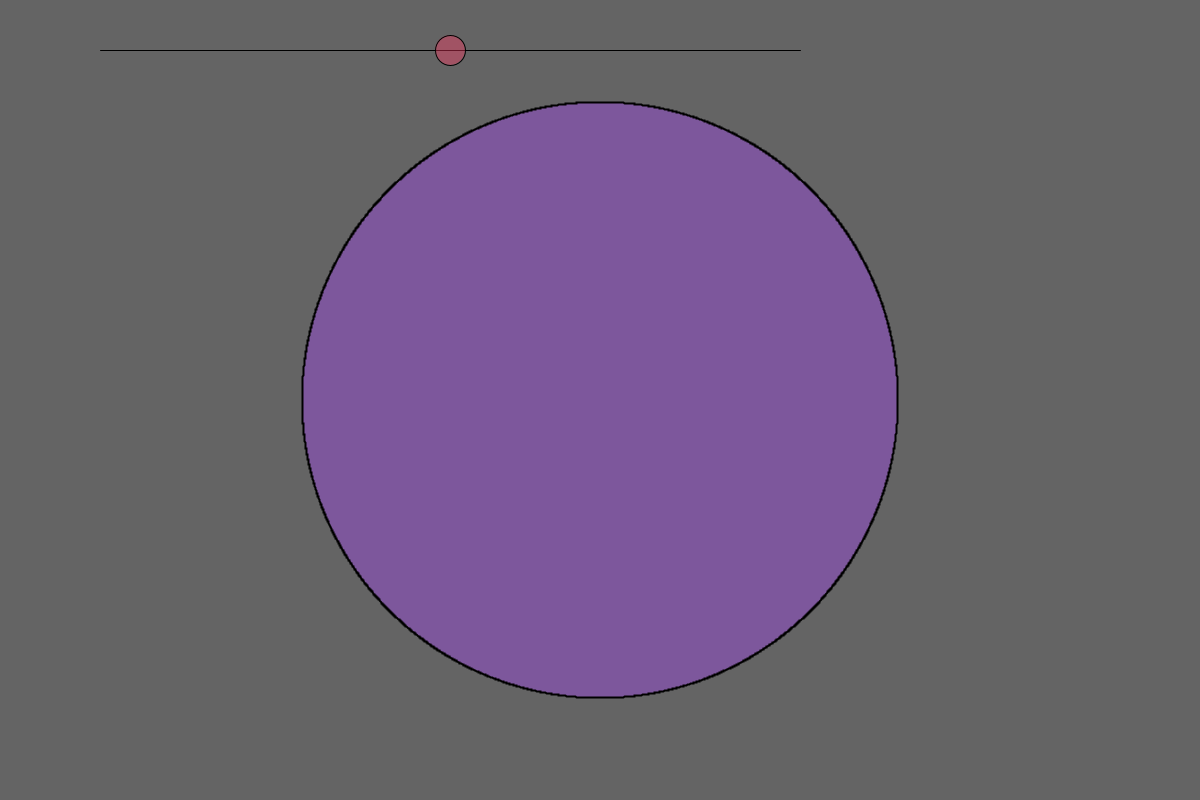
Frame 1 (no input)
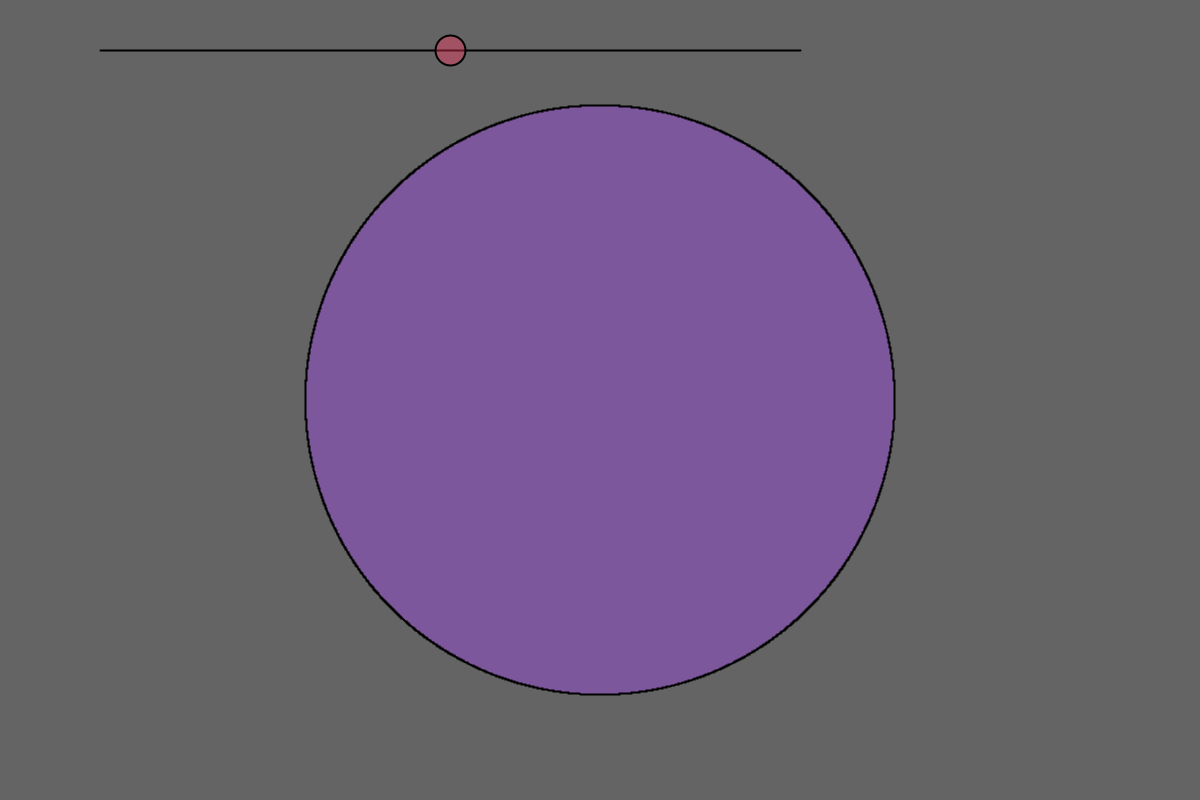
Frame 60 (the mouse pressed at the canvas centre just before this capture)
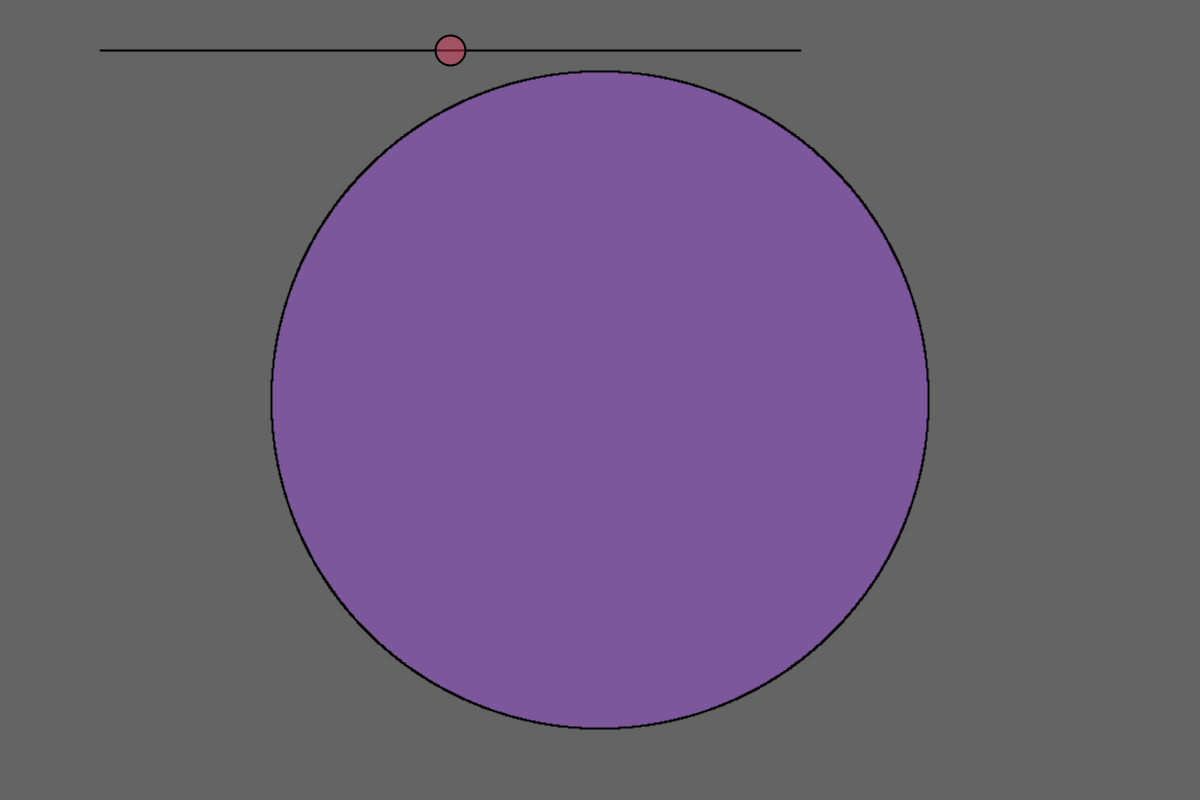
Frame 120 (the mouse held since frame 60 and released just before this capture)

The Processing sketch that drew these frames (run headless with seeded random() and noise(); from frame 60 on, the mouse is pressed at the canvas centre):

// Processing sketch: polygons
// ── polygons.pde

Slider s;

void setup() {
  size(1200, 800);
  s = new Slider(450, 50, 100, 800);
}

float c1 = random(255);
float c2 = random(255);
float c3 = random(255);


float n = 0;
float m = 1;

float r = 150;



float yoff = 0;
float zoff = 0;
void draw() {
  background(100);
  fill(255, 55, 100, 100);

  
  s.show();
  s.move();
  n = map(s.x, 100, 800, -2, 2);

  pushMatrix();
  translate(width/2, height/2);
  fill(c1, c2, c3, 100);
  strokeWeight(2);
  beginShape();
  float xoff = 0;
  for (float i = -0.001; i < TWO_PI - 0.001; i+= 0.001) {
    float radius = r + map(noise(sin(xoff * n) / m + (cos(xoff * n/2)* m), yoff, zoff), -0.4, 0.4, -300, 100);
    float x = cos(i) * radius;
    float y = sin(i) * radius;
    vertex(x, y);
    xoff += 0.01;
  }

  endShape(CLOSE);
  popMatrix();
  yoff += 0.007;
  zoff += 0.01;
}

void keyPressed() {
  if(key == 'd'){
    s.x += 1;
  }else if(key == 'a'){
    s.x -= 1;
  }
}





class Button {
  float x;
  float y;
  float r;


  Button(float x, float y, float r) {
    this.x = x;
    this.y = y;
    this.r = r;
  }

  void show() {
    ellipse(this.x, this.y, this.r, this.r);
  }

  boolean pressed() {
    return dist(this.x, this.y, mouseX, mouseY) < this.r / 2;
  }
}



class Slider {
  float x;
  float y;
  float minX;
  float maxX;
  

  Slider(float x, float y, float minX, float maxX) {
    this.x = x;
    this.y = y;
    this.maxX = maxX;
    this.minX = minX;
    
    
  }
  
  void show() {
   line(this.minX, this.y, this.maxX, this.y);
   ellipse(this.x, this.y, 30, 30);
    
  }
  
  void move() {
    float d = dist(mouseX, mouseY, this.x, this.y);
    
    if(d < 30 && mousePressed) {
      
        this.x = constrain(mouseX, this.minX, this.maxX);
        
      
      
    }
    
  }
}
